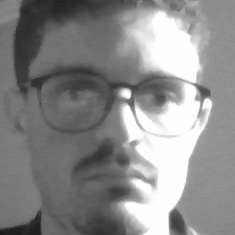
#> input picture dataset/user.01.10.jpg, 235 x 235 px
$ python -i cascade.py   (imports and definitions only)   (older library calls are emulated)
#> lines starting #> are read from the running program, lines starting #| are printed output that depends on the picture
import numpy as np
import cv2
import os
from PIL import Image
from .settings import BASE_DIR

'''@author soheib'''
'''
    Take image as an input
    Detect face
    Crops the face part
    returns cropped face image
'''
def facecrop(image):
#> called with image = '../dataset/user.01.10.jpg'
    facedata = BASE_DIR+'/ml/haarcascade_frontalface_default.xml'
    cascade = cv2.CascadeClassifier(facedata)

    img = cv2.imread(image)
#> img is the input picture: shape (235, 235, 3); min 26, max 255, mean 138
    minisize = (img.shape[1],img.shape[0])
#> minisize = (235, 235)
    miniframe = cv2.resize(img, minisize)

    faces = cascade.detectMultiScale(miniframe)
#> faces = [[18, 12, 204, 204]]

    for f in faces:
        x, y, w, h = [ v for v in f ]
        cv2.rectangle(img, (x,y), (x+w,y+h), (255,255,255))

        sub_face = img[y:y+h, x:x+w]

        #converts img array into grayscale
        gray_image = cv2.cvtColor(sub_face, cv2.COLOR_BGR2GRAY)
        # Converts np array back into image
        img = Image.fromarray(gray_image)
        # re-sizing to common dimension
        img = img.resize((150,150), Image.ANTIALIAS)
#> this loop made 1 pass
#> pass 1, in facecrop, `sub_face = img[y:y+h, x:x+w]`:
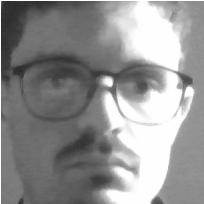
#> sub_face: shape (204, 204, 3); min 43, max 255, mean 145.8
        #img.save('cropped.jpg')
    return img

>>> result = facecrop('../dataset/user.01.10.jpg')

$ run again, on dataset/user.01.14.jpg
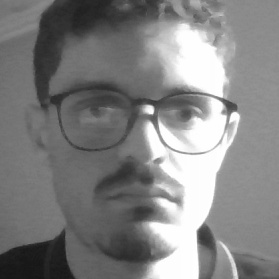
#> input picture dataset/user.01.14.jpg, 279 x 279 px
#> in facecrop, img is the input picture: shape (279, 279, 3); min 20, max 255, mean 129.9
#> faces = [[27, 17, 230, 230]]
#> the loop in facecrop, `for f in faces:` made 1 pass
#> pass 1, in facecrop, `sub_face = img[y:y+h, x:x+w]`:
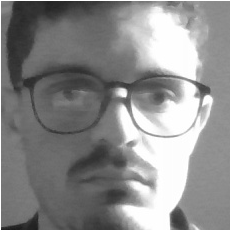
#> sub_face: shape (230, 230, 3); min 25, max 255, mean 138.3
